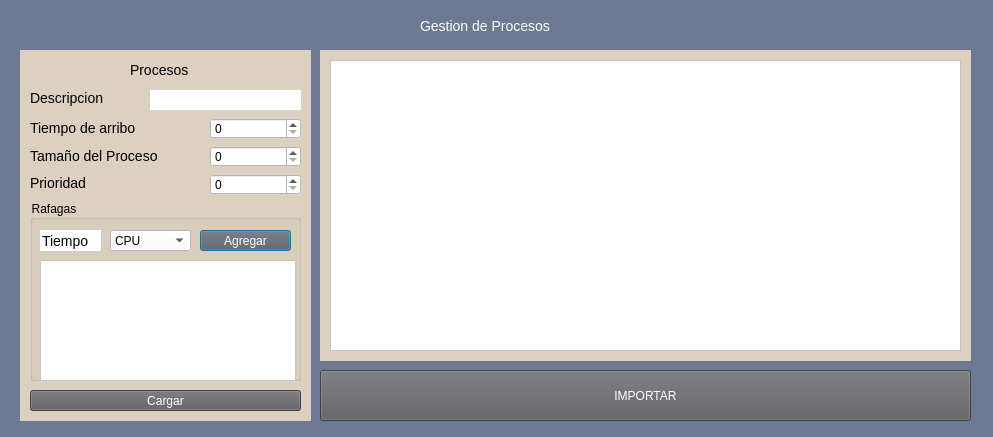
<?xml version="1.0" encoding="UTF-8"?>
<ui version="4.0">
 <class>CargadeProceso</class>
 <widget class="QDialog" name="CargadeProceso">
  <property name="geometry">
   <rect>
    <x>0</x>
    <y>0</y>
    <width>993</width>
    <height>437</height>
   </rect>
  </property>
  <property name="windowTitle">
   <string>Gestion de Procesos</string>
  </property>
  <property name="styleSheet">
   <string notr="true">QDialog{
background-color:#6d7993;
font-family: arial,verdana;
}
QLineEdit{
background-color:#b1a296;
border: 0;
font-size:14px;
height:30px;
}
QLabel{
color:white;
font-size:14px;
}
QPushButton#boton{
background-color:#00c07f;
color:white;
height:20px;
}
QPushButton#boton:hover{
background-color:#557a95;
color:white;
}
QTableWidget{
background-color: #b1a296;
}


</string>
  </property>
  <widget class="QLabel" name="labelGestProcesos">
   <property name="geometry">
    <rect>
     <x>420</x>
     <y>0</y>
     <width>171</width>
     <height>51</height>
    </rect>
   </property>
   <property name="font">
    <font>
     <pointsize>-1</pointsize>
    </font>
   </property>
   <property name="text">
    <string>Gestion de Procesos</string>
   </property>
  </widget>
  <widget class="QWidget" name="widgetContenedor" native="true">
   <property name="geometry">
    <rect>
     <x>20</x>
     <y>50</y>
     <width>951</width>
     <height>381</height>
    </rect>
   </property>
   <widget class="QWidget" name="widget_Procesos" native="true">
    <property name="geometry">
     <rect>
      <x>0</x>
      <y>-10</y>
      <width>291</width>
      <height>381</height>
     </rect>
    </property>
    <property name="styleSheet">
     <string notr="true">QWidget{

background-color:#dcd0c0;
}
QLabel{
color:black;
}
QPushButton{
background-color:#5d5c61;
color:white;

}
QPushButton:hover{
background-color:#062f4f;
color:white;
}</string>
    </property>
    <widget class="QLabel" name="label_Procesos">
     <property name="geometry">
      <rect>
       <x>110</x>
       <y>20</y>
       <width>71</width>
       <height>20</height>
      </rect>
     </property>
     <property name="font">
      <font>
       <pointsize>-1</pointsize>
      </font>
     </property>
     <property name="text">
      <string>Procesos</string>
     </property>
    </widget>
    <widget class="QLabel" name="label_Descripcion">
     <property name="geometry">
      <rect>
       <x>10</x>
       <y>50</y>
       <width>81</width>
       <height>16</height>
      </rect>
     </property>
     <property name="text">
      <string>Descripcion</string>
     </property>
    </widget>
    <widget class="QLabel" name="label_2">
     <property name="geometry">
      <rect>
       <x>10</x>
       <y>80</y>
       <width>131</width>
       <height>16</height>
      </rect>
     </property>
     <property name="text">
      <string>Tiempo de arribo</string>
     </property>
    </widget>
    <widget class="QLabel" name="label_TamProceso">
     <property name="geometry">
      <rect>
       <x>10</x>
       <y>108</y>
       <width>151</width>
       <height>16</height>
      </rect>
     </property>
     <property name="text">
      <string>Tamaño del Proceso</string>
     </property>
    </widget>
    <widget class="QLineEdit" name="lineEditDescrip">
     <property name="geometry">
      <rect>
       <x>130</x>
       <y>50</y>
       <width>151</width>
       <height>20</height>
      </rect>
     </property>
     <property name="styleSheet">
      <string notr="true">background-color:white;</string>
     </property>
    </widget>
    <widget class="QSpinBox" name="spinBoxTiempoarr">
     <property name="geometry">
      <rect>
       <x>190</x>
       <y>78</y>
       <width>91</width>
       <height>21</height>
      </rect>
     </property>
     <property name="styleSheet">
      <string notr="true">background-color:white;</string>
     </property>
    </widget>
    <widget class="QSpinBox" name="spinBoxTamProc">
     <property name="geometry">
      <rect>
       <x>190</x>
       <y>106</y>
       <width>91</width>
       <height>21</height>
      </rect>
     </property>
     <property name="styleSheet">
      <string notr="true">background-color:white;</string>
     </property>
    </widget>
    <widget class="QGroupBox" name="groupBox">
     <property name="geometry">
      <rect>
       <x>10</x>
       <y>160</y>
       <width>271</width>
       <height>181</height>
      </rect>
     </property>
     <property name="title">
      <string>Rafagas</string>
     </property>
     <widget class="QLineEdit" name="lineEdit_Tiempo">
      <property name="geometry">
       <rect>
        <x>10</x>
        <y>30</y>
        <width>61</width>
        <height>21</height>
       </rect>
      </property>
      <property name="styleSheet">
       <string notr="true">background-color:white;</string>
      </property>
      <property name="text">
       <string>Tiempo</string>
      </property>
     </widget>
     <widget class="QComboBox" name="comboBoxTipoRaf">
      <property name="geometry">
       <rect>
        <x>80</x>
        <y>30</y>
        <width>81</width>
        <height>21</height>
       </rect>
      </property>
      <property name="styleSheet">
       <string notr="true">background-color:white;</string>
      </property>
      <item>
       <property name="text">
        <string>CPU</string>
       </property>
      </item>
      <item>
       <property name="text">
        <string>ES</string>
       </property>
      </item>
     </widget>
     <widget class="QPushButton" name="pushButtonAgregarRafaga">
      <property name="geometry">
       <rect>
        <x>170</x>
        <y>30</y>
        <width>91</width>
        <height>21</height>
       </rect>
      </property>
      <property name="styleSheet">
       <string notr="true"/>
      </property>
      <property name="text">
       <string>Agregar</string>
      </property>
     </widget>
     <widget class="QTableWidget" name="tableWidgetRafaga">
      <property name="geometry">
       <rect>
        <x>10</x>
        <y>60</y>
        <width>256</width>
        <height>121</height>
       </rect>
      </property>
      <property name="styleSheet">
       <string notr="true">background-color:white;</string>
      </property>
      <attribute name="horizontalHeaderStretchLastSection">
       <bool>true</bool>
      </attribute>
     </widget>
    </widget>
    <widget class="QPushButton" name="pushButtonCargar">
     <property name="geometry">
      <rect>
       <x>10</x>
       <y>350</y>
       <width>271</width>
       <height>21</height>
      </rect>
     </property>
     <property name="styleSheet">
      <string notr="true"/>
     </property>
     <property name="text">
      <string>Cargar</string>
     </property>
    </widget>
    <widget class="QLabel" name="label_TamProceso_2">
     <property name="geometry">
      <rect>
       <x>10</x>
       <y>134</y>
       <width>63</width>
       <height>17</height>
      </rect>
     </property>
     <property name="text">
      <string>Prioridad</string>
     </property>
    </widget>
    <widget class="QSpinBox" name="spinBoxPriori">
     <property name="geometry">
      <rect>
       <x>190</x>
       <y>134</y>
       <width>91</width>
       <height>21</height>
      </rect>
     </property>
     <property name="styleSheet">
      <string notr="true">background-color:white;</string>
     </property>
    </widget>
   </widget>
   <widget class="QWidget" name="widget_Ver" native="true">
    <property name="geometry">
     <rect>
      <x>300</x>
      <y>0</y>
      <width>651</width>
      <height>311</height>
     </rect>
    </property>
    <property name="styleSheet">
     <string notr="true">background-color:#dcd0c0;</string>
    </property>
    <widget class="QTableWidget" name="tableWidgetProcesos">
     <property name="geometry">
      <rect>
       <x>10</x>
       <y>10</y>
       <width>631</width>
       <height>291</height>
      </rect>
     </property>
     <property name="styleSheet">
      <string notr="true">background-color:white;</string>
     </property>
     <property name="rowCount">
      <number>0</number>
     </property>
     <property name="columnCount">
      <number>0</number>
     </property>
     <attribute name="horizontalHeaderStretchLastSection">
      <bool>true</bool>
     </attribute>
    </widget>
   </widget>
   <widget class="QPushButton" name="pushButtonImportar">
    <property name="geometry">
     <rect>
      <x>300</x>
      <y>320</y>
      <width>651</width>
      <height>51</height>
     </rect>
    </property>
    <property name="styleSheet">
     <string notr="true">QPushButton{
background-color:#5d5c61;
color:white;
height:20px;
}
QPushButton:hover{
background-color:#062f4f;
color:white;
}</string>
    </property>
    <property name="text">
     <string>IMPORTAR</string>
    </property>
   </widget>
  </widget>
 </widget>
 <resources/>
 <connections/>
</ui>
